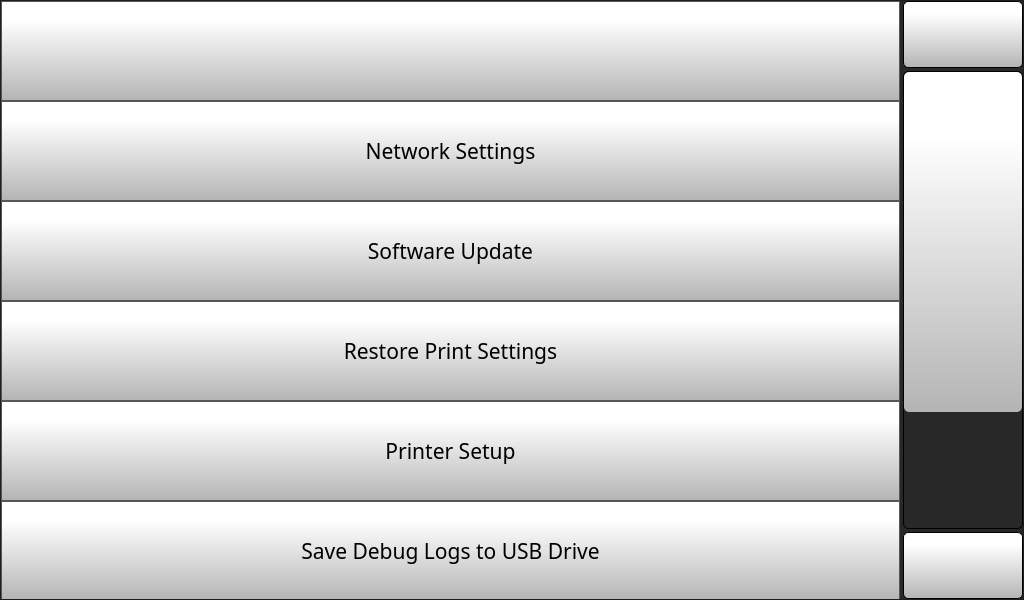
<?xml version="1.0" encoding="UTF-8"?>
<ui version="4.0">
 <class>Form</class>
 <widget class="QWidget" name="Form">
  <property name="geometry">
   <rect>
    <x>0</x>
    <y>0</y>
    <width>1024</width>
    <height>600</height>
   </rect>
  </property>
  <property name="windowTitle">
   <string>Form</string>
  </property>
  <property name="styleSheet">
   <string notr="true">background-color: rgb(40, 40, 40);</string>
  </property>
  <layout class="QVBoxLayout" name="verticalLayout">
   <property name="spacing">
    <number>0</number>
   </property>
   <property name="leftMargin">
    <number>0</number>
   </property>
   <property name="topMargin">
    <number>0</number>
   </property>
   <property name="rightMargin">
    <number>0</number>
   </property>
   <property name="bottomMargin">
    <number>0</number>
   </property>
   <item>
    <widget class="QStackedWidget" name="mainSettingsStackedWidget">
     <widget class="QWidget" name="mainSettingsPage">
      <layout class="QVBoxLayout" name="verticalLayout_3">
       <property name="spacing">
        <number>0</number>
       </property>
       <property name="leftMargin">
        <number>0</number>
       </property>
       <property name="topMargin">
        <number>0</number>
       </property>
       <property name="rightMargin">
        <number>0</number>
       </property>
       <property name="bottomMargin">
        <number>0</number>
       </property>
       <item>
        <widget class="QScrollArea" name="scrollArea">
         <property name="font">
          <font>
           <pointsize>16</pointsize>
          </font>
         </property>
         <property name="styleSheet">
          <string notr="true"> QScrollBar:vertical {
     border: 1px solid black;
border-radius: 5px;
	background-color: rgb(40,40,40);
     width: 120px;
     margin: 70px 0 70px 0;
 }
 QScrollBar::handle:vertical {
border-radius: 5px;
background: qlineargradient(spread:pad, x1:0, y1:1, x2:0, y2:0.188, stop:0 rgba(180, 180, 180, 255), stop:1 rgba(255, 255, 255, 255));
min-height: 20px;
 }
 QScrollBar::add-line:vertical {
     border: 1px solid black;
background: qlineargradient(spread:pad, x1:0, y1:1, x2:0, y2:0.188, stop:0 rgba(180, 180, 180, 255), stop:1 rgba(255, 255, 255, 255));
     height:65px;
border-radius: 5px;
     subcontrol-position: bottom;
     subcontrol-origin: margin;
 }

 QScrollBar::sub-line:vertical {
     border: 1px solid black;
background: qlineargradient(spread:pad, x1:0, y1:1, x2:0, y2:0.188, stop:0 rgba(180, 180, 180, 255), stop:1 rgba(255, 255, 255, 255));
     height: 65px;
border-radius: 5px;
     subcontrol-position: top;
     subcontrol-origin: margin;
 }

QScrollBar::up-arrow:vertical {
 image: url(:/Navigation/img/Navigation/arrows.png);
    width: 40px;
    height: 40px;
 padding: 5px;
 }
QScrollBar::down-arrow:vertical {
 image: url(:/Navigation/img/Navigation/arrows-5.png);
    width: 40px;
    height: 40px;
 padding: 5px;
 }

 QScrollBar::add-page:vertical, QScrollBar::sub-page:vertical {
     background: none;
 }</string>
         </property>
         <property name="widgetResizable">
          <bool>true</bool>
         </property>
         <widget class="QWidget" name="scrollAreaWidgetContents">
          <property name="geometry">
           <rect>
            <x>0</x>
            <y>0</y>
            <width>902</width>
            <height>800</height>
           </rect>
          </property>
          <layout class="QVBoxLayout" name="verticalLayout_2">
           <property name="spacing">
            <number>0</number>
           </property>
           <property name="leftMargin">
            <number>0</number>
           </property>
           <property name="topMargin">
            <number>0</number>
           </property>
           <property name="rightMargin">
            <number>3</number>
           </property>
           <property name="bottomMargin">
            <number>0</number>
           </property>
           <item>
            <widget class="QPushButton" name="settingsBackButton">
             <property name="minimumSize">
              <size>
               <width>0</width>
               <height>100</height>
              </size>
             </property>
             <property name="font">
              <font>
               <family>Gotham Light</family>
               <pointsize>16</pointsize>
              </font>
             </property>
             <property name="styleSheet">
              <string notr="true">QPushButton {
     border: 1px solid rgb(87, 87, 87);
	background-color: qlineargradient(spread:pad, x1:0, y1:1, x2:0, y2:0.188, stop:0 rgba(180, 180, 180, 255), stop:1 rgba(255, 255, 255, 255));


}

QPushButton:pressed {
    background-color: qlineargradient(x1: 0, y1: 0, x2: 0, y2: 1,
                                      stop: 0 #dadbde, stop: 1 #f6f7fa);
}

QPushButton:flat {
    border: none; /* no border for a flat push button */
}

QPushButton:default {
    border-color: navy; /* make the default button prominent */
}</string>
             </property>
             <property name="text">
              <string/>
             </property>
             <property name="icon">
              <iconset resource="../resources/resource.qrc">
               <normaloff>:/Navigation/img/Navigation/arrows-4.png</normaloff>:/Navigation/img/Navigation/arrows-4.png</iconset>
             </property>
             <property name="iconSize">
              <size>
               <width>70</width>
               <height>70</height>
              </size>
             </property>
             <property name="checkable">
              <bool>false</bool>
             </property>
             <property name="autoDefault">
              <bool>false</bool>
             </property>
             <property name="default">
              <bool>false</bool>
             </property>
             <property name="flat">
              <bool>false</bool>
             </property>
            </widget>
           </item>
           <item>
            <widget class="QPushButton" name="networkSettingsButton">
             <property name="minimumSize">
              <size>
               <width>0</width>
               <height>100</height>
              </size>
             </property>
             <property name="font">
              <font>
               <family>Gotham</family>
               <pointsize>16</pointsize>
              </font>
             </property>
             <property name="styleSheet">
              <string notr="true">QPushButton {
     border: 1px solid rgb(87, 87, 87);
	background-color: qlineargradient(spread:pad, x1:0, y1:1, x2:0, y2:0.188, stop:0 rgba(180, 180, 180, 255), stop:1 rgba(255, 255, 255, 255));

}

QPushButton:pressed {
    background-color: qlineargradient(x1: 0, y1: 0, x2: 0, y2: 1,
                                      stop: 0 #dadbde, stop: 1 #f6f7fa);
}

QPushButton:flat {
    border: none; /* no border for a flat push button */
}

QPushButton:default {
    border-color: navy; /* make the default button prominent */
}

QPushButton:focus {
	outline: none;
}</string>
             </property>
             <property name="text">
              <string>Network Settings</string>
             </property>
             <property name="icon">
              <iconset resource="../resources/resource.qrc">
               <normaloff>:/Icons/img/icons/web.png</normaloff>:/Icons/img/icons/web.png</iconset>
             </property>
             <property name="iconSize">
              <size>
               <width>40</width>
               <height>40</height>
              </size>
             </property>
            </widget>
           </item>
           <item>
            <widget class="QPushButton" name="softwareUpdateButton">
             <property name="minimumSize">
              <size>
               <width>0</width>
               <height>100</height>
              </size>
             </property>
             <property name="font">
              <font>
               <family>Gotham</family>
               <pointsize>16</pointsize>
              </font>
             </property>
             <property name="styleSheet">
              <string notr="true">QPushButton {
     border: 1px solid rgb(87, 87, 87);
	background-color: qlineargradient(spread:pad, x1:0, y1:1, x2:0, y2:0.188, stop:0 rgba(180, 180, 180, 255), stop:1 rgba(255, 255, 255, 255));


}

QPushButton:pressed {
    background-color: qlineargradient(x1: 0, y1: 0, x2: 0, y2: 1,
                                      stop: 0 #dadbde, stop: 1 #f6f7fa);
}

QPushButton:flat {
    border: none; /* no border for a flat push button */
}

QPushButton:default {
    border-color: navy; /* make the default button prominent */
}

QPushButton:focus {
	outline: none;
}</string>
             </property>
             <property name="text">
              <string>Software Update</string>
             </property>
             <property name="icon">
              <iconset resource="../resources/resource.qrc">
               <normaloff>:/Icons/img/icons/icon.png</normaloff>:/Icons/img/icons/icon.png</iconset>
             </property>
             <property name="iconSize">
              <size>
               <width>40</width>
               <height>40</height>
              </size>
             </property>
            </widget>
           </item>
           <item>
            <widget class="QPushButton" name="restorePrintSettingsButton">
             <property name="minimumSize">
              <size>
               <width>0</width>
               <height>100</height>
              </size>
             </property>
             <property name="font">
              <font>
               <family>Gotham</family>
               <pointsize>16</pointsize>
              </font>
             </property>
             <property name="styleSheet">
              <string notr="true">QPushButton {
     border: 1px solid rgb(87, 87, 87);
	background-color: qlineargradient(spread:pad, x1:0, y1:1, x2:0, y2:0.188, stop:0 rgba(180, 180, 180, 255), stop:1 rgba(255, 255, 255, 255));


}

QPushButton:pressed {
    background-color: qlineargradient(x1: 0, y1: 0, x2: 0, y2: 1,
                                      stop: 0 #dadbde, stop: 1 #f6f7fa);
}

QPushButton:flat {
    border: none; /* no border for a flat push button */
}

QPushButton:default {
    border-color: navy; /* make the default button prominent */
}

QPushButton:focus {
	outline: none;
}</string>
             </property>
             <property name="text">
              <string>Restore Print Settings</string>
             </property>
             <property name="icon">
              <iconset resource="../resources/resource.qrc">
               <normaloff>:/Icons/img/icons/restore.png</normaloff>:/Icons/img/icons/restore.png</iconset>
             </property>
             <property name="iconSize">
              <size>
               <width>40</width>
               <height>40</height>
              </size>
             </property>
            </widget>
           </item>
           <item>
            <widget class="QPushButton" name="printerSetupButton">
             <property name="minimumSize">
              <size>
               <width>0</width>
               <height>100</height>
              </size>
             </property>
             <property name="font">
              <font>
               <family>Gotham</family>
               <pointsize>16</pointsize>
              </font>
             </property>
             <property name="styleSheet">
              <string notr="true">QPushButton {
     border: 1px solid rgb(87, 87, 87);
	background-color: qlineargradient(spread:pad, x1:0, y1:1, x2:0, y2:0.188, stop:0 rgba(180, 180, 180, 255), stop:1 rgba(255, 255, 255, 255));


}

QPushButton:pressed {
    background-color: qlineargradient(x1: 0, y1: 0, x2: 0, y2: 1,
                                      stop: 0 #dadbde, stop: 1 #f6f7fa);
}

QPushButton:flat {
    border: none; /* no border for a flat push button */
}

QPushButton:default {
    border-color: navy; /* make the default button prominent */
}

QPushButton:focus {
	outline: none;
}</string>
             </property>
             <property name="text">
              <string>Printer Setup</string>
             </property>
             <property name="icon">
              <iconset resource="../resources/resource.qrc">
               <normaloff>:/Icons/img/icons/printer.png</normaloff>:/Icons/img/icons/printer.png</iconset>
             </property>
             <property name="iconSize">
              <size>
               <width>40</width>
               <height>40</height>
              </size>
             </property>
            </widget>
           </item>
           <item>
            <widget class="QPushButton" name="saveLogsToUSBButton">
             <property name="minimumSize">
              <size>
               <width>0</width>
               <height>100</height>
              </size>
             </property>
             <property name="font">
              <font>
               <family>Gotham</family>
               <pointsize>16</pointsize>
              </font>
             </property>
             <property name="styleSheet">
              <string notr="true">QPushButton {
     border: 1px solid rgb(87, 87, 87);
	background-color: qlineargradient(spread:pad, x1:0, y1:1, x2:0, y2:0.188, stop:0 rgba(180, 180, 180, 255), stop:1 rgba(255, 255, 255, 255));


}

QPushButton:pressed {
    background-color: qlineargradient(x1: 0, y1: 0, x2: 0, y2: 1,
                                      stop: 0 #dadbde, stop: 1 #f6f7fa);
}

QPushButton:flat {
    border: none; /* no border for a flat push button */
}

QPushButton:default {
    border-color: navy; /* make the default button prominent */
}

QPushButton:focus {
	outline: none;
}</string>
             </property>
             <property name="text">
              <string>Save Debug Logs to USB Drive</string>
             </property>
             <property name="icon">
              <iconset resource="../resources/resource.qrc">
               <normaloff>:/Icons/img/icons/usb.png</normaloff>:/Icons/img/icons/usb.png</iconset>
             </property>
             <property name="iconSize">
              <size>
               <width>40</width>
               <height>40</height>
              </size>
             </property>
            </widget>
           </item>
           <item>
            <widget class="QPushButton" name="restoreFactoryDefaultsButton">
             <property name="minimumSize">
              <size>
               <width>0</width>
               <height>100</height>
              </size>
             </property>
             <property name="font">
              <font>
               <family>Gotham</family>
               <pointsize>16</pointsize>
              </font>
             </property>
             <property name="styleSheet">
              <string notr="true">QPushButton {
     border: 1px solid rgb(87, 87, 87);
	background-color: qlineargradient(spread:pad, x1:0, y1:1, x2:0, y2:0.188, stop:0 rgba(180, 180, 180, 255), stop:1 rgba(255, 255, 255, 255));


}

QPushButton:pressed {
    background-color: qlineargradient(x1: 0, y1: 0, x2: 0, y2: 1,
                                      stop: 0 #dadbde, stop: 1 #f6f7fa);
}

QPushButton:flat {
    border: none; /* no border for a flat push button */
}

QPushButton:default {
    border-color: navy; /* make the default button prominent */
}

QPushButton:focus {
	outline: none;
}</string>
             </property>
             <property name="text">
              <string>Restore Factory Defaults</string>
             </property>
             <property name="icon">
              <iconset resource="../resources/resource.qrc">
               <normaloff>:/Icons/img/icons/new.png</normaloff>:/Icons/img/icons/new.png</iconset>
             </property>
             <property name="iconSize">
              <size>
               <width>40</width>
               <height>40</height>
              </size>
             </property>
            </widget>
           </item>
           <item>
            <widget class="QPushButton" name="restartButton">
             <property name="minimumSize">
              <size>
               <width>0</width>
               <height>100</height>
              </size>
             </property>
             <property name="font">
              <font>
               <family>Gotham</family>
               <pointsize>16</pointsize>
              </font>
             </property>
             <property name="styleSheet">
              <string notr="true">QPushButton {
     border: 1px solid rgb(87, 87, 87);
	background-color: qlineargradient(spread:pad, x1:0, y1:1, x2:0, y2:0.188, stop:0 rgba(180, 180, 180, 255), stop:1 rgba(255, 255, 255, 255));


}

QPushButton:pressed {
    background-color: qlineargradient(x1: 0, y1: 0, x2: 0, y2: 1,
                                      stop: 0 #dadbde, stop: 1 #f6f7fa);
}

QPushButton:flat {
    border: none; /* no border for a flat push button */
}

QPushButton:default {
    border-color: navy; /* make the default button prominent */
}

QPushButton:focus {
	outline: none;
}</string>
             </property>
             <property name="text">
              <string>Restart</string>
             </property>
             <property name="icon">
              <iconset resource="../resources/resource.qrc">
               <normaloff>:/Icons/img/icons/restart.png</normaloff>:/Icons/img/icons/restart.png</iconset>
             </property>
             <property name="iconSize">
              <size>
               <width>40</width>
               <height>40</height>
              </size>
             </property>
            </widget>
           </item>
          </layout>
         </widget>
        </widget>
       </item>
      </layout>
     </widget>
    </widget>
   </item>
  </layout>
 </widget>
 <resources>
  <include location="../resources/resource.qrc"/>
 </resources>
 <connections/>
</ui>
